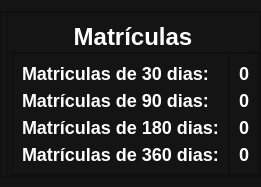
                 <widget class="QWidget" name="tab">
                  <property name="styleSheet">
                   <string notr="true">background-color: rgb(20, 20, 20);</string>
                  </property>
                  <attribute name="title">
                   <string>Page</string>
                  </attribute>
                  <layout class="QHBoxLayout" name="horizontalLayout_16">
                   <property name="spacing">
                    <number>0</number>
                   </property>
                   <property name="leftMargin">
                    <number>0</number>
                   </property>
                   <property name="rightMargin">
                    <number>0</number>
                   </property>
                   <property name="bottomMargin">
                    <number>0</number>
                   </property>
                   <item>
                    <widget class="QWidget" name="widget" native="true">
                     <property name="styleSheet">
                      <string notr="true">background-color: rgb(20, 20, 20);</string>
                     </property>
                     <layout class="QHBoxLayout" name="horizontalLayout_17">
                      <property name="spacing">
                       <number>0</number>
                      </property>
                      <property name="leftMargin">
                       <number>0</number>
                      </property>
                      <property name="topMargin">
                       <number>0</number>
                      </property>
                      <property name="rightMargin">
                       <number>0</number>
                      </property>
                      <property name="bottomMargin">
                       <number>10</number>
                      </property>
                      <item>
                       <widget class="QFrame" name="frame_31">
                        <property name="maximumSize">
                         <size>
                          <width>900</width>
                          <height>16777215</height>
                         </size>
                        </property>
                        <property name="styleSheet">
                         <string notr="true">background-color: rgb(20, 20, 20);</string>
                        </property>
                        <property name="frameShape">
                         <enum>QFrame::StyledPanel</enum>
                        </property>
                        <property name="frameShadow">
                         <enum>QFrame::Raised</enum>
                        </property>
                        <layout class="QVBoxLayout" name="verticalLayout_19">
                         <property name="spacing">
                          <number>0</number>
                         </property>
                         <property name="leftMargin">
                          <number>5</number>
                         </property>
                         <property name="topMargin">
                          <number>0</number>
                         </property>
                         <property name="rightMargin">
                          <number>0</number>
                         </property>
                         <property name="bottomMargin">
                          <number>0</number>
                         </property>
                         <item>
                          <widget class="QFrame" name="frame_32">
                           <property name="maximumSize">
                            <size>
                             <width>16777215</width>
                             <height>40</height>
                            </size>
                           </property>
                           <property name="frameShape">
                            <enum>QFrame::StyledPanel</enum>
                           </property>
                           <property name="frameShadow">
                            <enum>QFrame::Raised</enum>
                           </property>
                           <layout class="QVBoxLayout" name="verticalLayout_20">
                            <item>
                             <widget class="QLabel" name="label_15">
                              <property name="minimumSize">
                               <size>
                                <width>0</width>
                                <height>30</height>
                               </size>
                              </property>
                              <property name="font">
                               <font>
                                <pointsize>-1</pointsize>
                                <weight>75</weight>
                                <bold>true</bold>
                               </font>
                              </property>
                              <property name="styleSheet">
                               <string notr="true">font-weight:bold;
color:#ffffff;
font-size:18px;</string>
                              </property>
                              <property name="text">
                               <string>&lt;html&gt;&lt;head/&gt;&lt;body&gt;&lt;p&gt;&lt;span style=&quot; font-size:18pt;&quot;&gt;Matrículas&lt;/span&gt;&lt;/p&gt;&lt;/body&gt;&lt;/html&gt;</string>
                              </property>
                              <property name="alignment">
                               <set>Qt::AlignCenter</set>
                              </property>
                             </widget>
                            </item>
                           </layout>
                          </widget>
                         </item>
                         <item>
                          <widget class="QFrame" name="frame_33">
                           <property name="frameShape">
                            <enum>QFrame::StyledPanel</enum>
                           </property>
                           <property name="frameShadow">
                            <enum>QFrame::Raised</enum>
                           </property>
                           <layout class="QHBoxLayout" name="horizontalLayout_18">
                            <property name="spacing">
                             <number>0</number>
                            </property>
                            <property name="leftMargin">
                             <number>5</number>
                            </property>
                            <property name="topMargin">
                             <number>0</number>
                            </property>
                            <property name="rightMargin">
                             <number>0</number>
                            </property>
                            <property name="bottomMargin">
                             <number>0</number>
                            </property>
                            <item>
                             <widget class="QFrame" name="frame_34">
                              <property name="frameShape">
                               <enum>QFrame::StyledPanel</enum>
                              </property>
                              <property name="frameShadow">
                               <enum>QFrame::Raised</enum>
                              </property>
                              <layout class="QVBoxLayout" name="verticalLayout_21">
                               <item>
                                <widget class="QLabel" name="label_9">
                                 <property name="font">
                                  <font>
                                   <pointsize>-1</pointsize>
                                   <weight>75</weight>
                                   <bold>true</bold>
                                  </font>
                                 </property>
                                 <property name="styleSheet">
                                  <string notr="true">font-weight:bold;
color:#ffffff;
font-size:18px;</string>
                                 </property>
                                 <property name="text">
                                  <string>Matriculas de 30 dias:</string>
                                 </property>
                                </widget>
                               </item>
                               <item>
                                <widget class="QLabel" name="label_17">
                                 <property name="font">
                                  <font>
                                   <pointsize>-1</pointsize>
                                   <weight>75</weight>
                                   <bold>true</bold>
                                  </font>
                                 </property>
                                 <property name="styleSheet">
                                  <string notr="true">font-weight:bold;
color:#ffffff;
font-size:18px;</string>
                                 </property>
                                 <property name="text">
                                  <string>Matrículas de 90 dias:</string>
                                 </property>
                                </widget>
                               </item>
                               <item>
                                <widget class="QLabel" name="label_16">
                                 <property name="font">
                                  <font>
                                   <pointsize>-1</pointsize>
                                   <weight>75</weight>
                                   <bold>true</bold>
                                  </font>
                                 </property>
                                 <property name="styleSheet">
                                  <string notr="true">font-weight:bold;
color:#ffffff;
font-size:18px;</string>
                                 </property>
                                 <property name="text">
                                  <string>Matrículas de 180 dias:</string>
                                 </property>
                                </widget>
                               </item>
                               <item>
                                <widget class="QLabel" name="label_19">
                                 <property name="font">
                                  <font>
                                   <pointsize>-1</pointsize>
                                   <weight>75</weight>
                                   <bold>true</bold>
                                  </font>
                                 </property>
                                 <property name="styleSheet">
                                  <string notr="true">font-weight:bold;
color:#ffffff;
font-size:18px;</string>
                                 </property>
                                 <property name="text">
                                  <string>Matrículas de 360 dias:</string>
                                 </property>
                                </widget>
                               </item>
                              </layout>
                             </widget>
                            </item>
                            <item>
                             <widget class="QFrame" name="frame_35">
                              <property name="frameShape">
                               <enum>QFrame::StyledPanel</enum>
                              </property>
                              <property name="frameShadow">
                               <enum>QFrame::Raised</enum>
                              </property>
                              <layout class="QVBoxLayout" name="verticalLayout_22">
                               <item>
                                <widget class="QLabel" name="label_24">
                                 <property name="font">
                                  <font>
                                   <pointsize>-1</pointsize>
                                   <weight>75</weight>
                                   <bold>true</bold>
                                  </font>
                                 </property>
                                 <property name="styleSheet">
                                  <string notr="true">font-weight:bold;
color:#ffffff;
font-size:18px;</string>
                                 </property>
                                 <property name="text">
                                  <string>0</string>
                                 </property>
                                 <property name="alignment">
                                  <set>Qt::AlignCenter</set>
                                 </property>
                                </widget>
                               </item>
                               <item>
                                <widget class="QLabel" name="label_22">
                                 <property name="font">
                                  <font>
                                   <pointsize>-1</pointsize>
                                   <weight>75</weight>
                                   <bold>true</bold>
                                  </font>
                                 </property>
                                 <property name="styleSheet">
                                  <string notr="true">font-weight:bold;
color:#ffffff;
font-size:18px;</string>
                                 </property>
                                 <property name="text">
                                  <string>0</string>
                                 </property>
                                 <property name="alignment">
                                  <set>Qt::AlignCenter</set>
                                 </property>
                                </widget>
                               </item>
                               <item>
                                <widget class="QLabel" name="label_25">
                                 <property name="font">
                                  <font>
                                   <pointsize>-1</pointsize>
                                   <weight>75</weight>
                                   <bold>true</bold>
                                  </font>
                                 </property>
                                 <property name="styleSheet">
                                  <string notr="true">font-weight:bold;
color:#ffffff;
font-size:18px;</string>
                                 </property>
                                 <property name="text">
                                  <string>0</string>
                                 </property>
                                 <property name="alignment">
                                  <set>Qt::AlignCenter</set>
                                 </property>
                                </widget>
                               </item>
                               <item>
                                <widget class="QLabel" name="label_26">
                                 <property name="font">
                                  <font>
                                   <pointsize>-1</pointsize>
                                   <weight>75</weight>
                                   <bold>true</bold>
                                  </font>
                                 </property>
                                 <property name="styleSheet">
                                  <string notr="true">font-weight:bold;
color:#ffffff;
font-size:18px;</string>
                                 </property>
                                 <property name="text">
                                  <string>0</string>
                                 </property>
                                 <property name="alignment">
                                  <set>Qt::AlignCenter</set>
                                 </property>
                                </widget>
                               </item>
                              </layout>
                             </widget>
                            </item>
                           </layout>
                          </widget>
                         </item>
                        </layout>
                       </widget>
                      </item>
                     </layout>
                    </widget>
                   </item>
                  </layout>
                 </widget>
